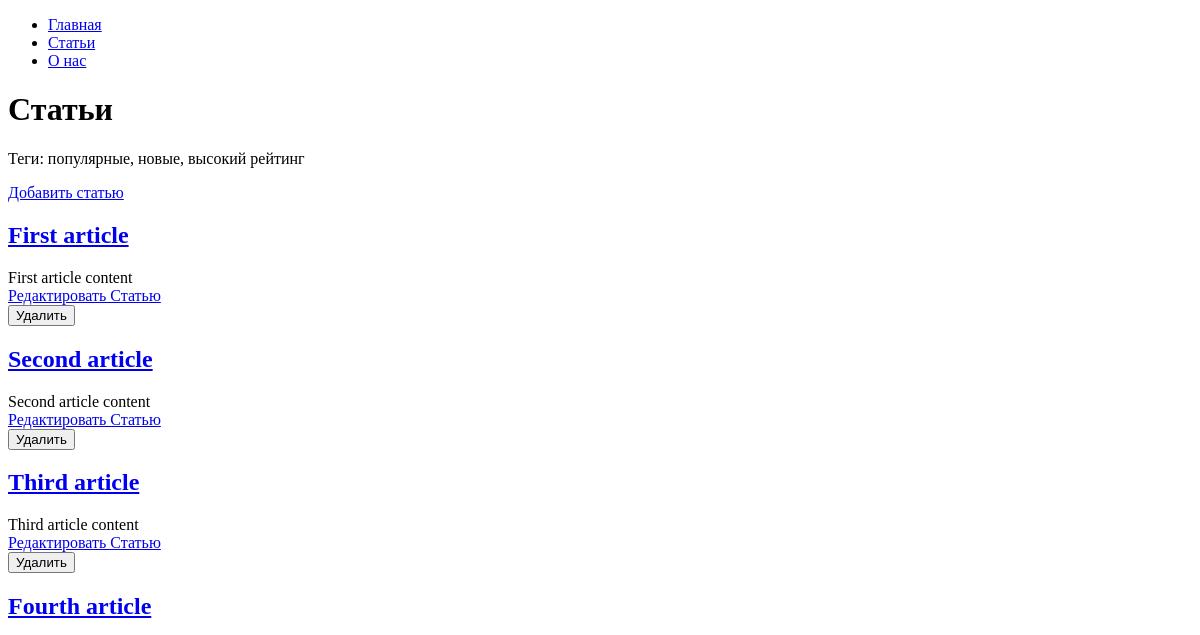
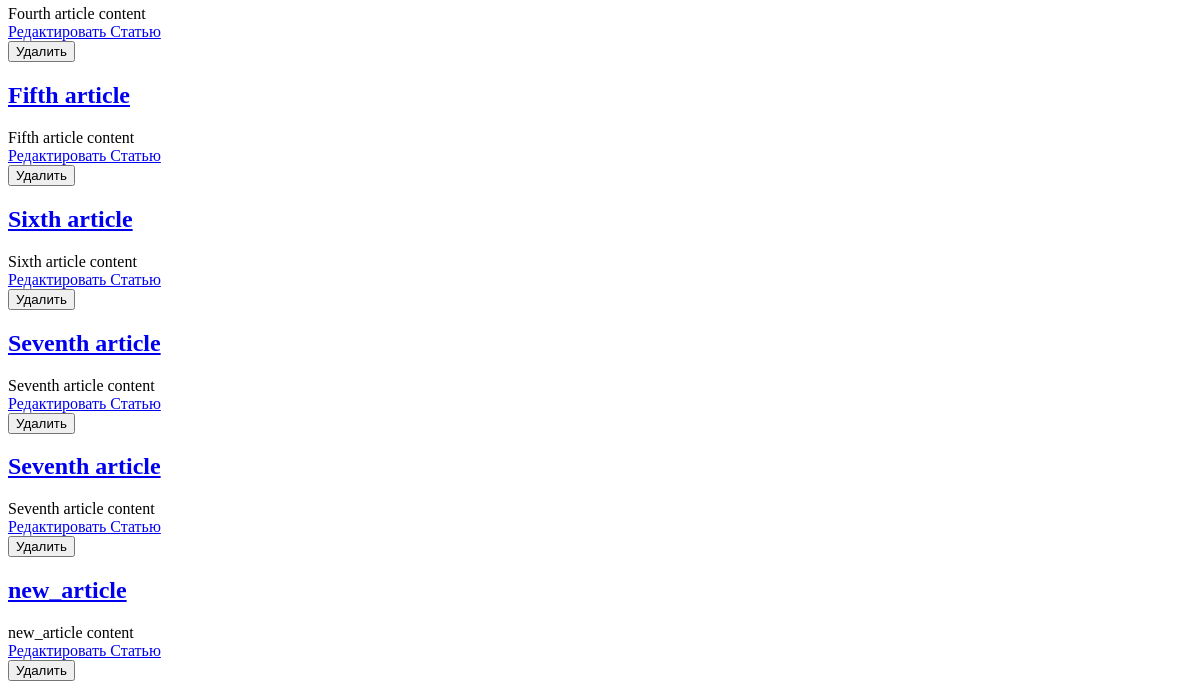
/articles/, run on an earlier commit of the app's database (2 pictures, top to bottom).
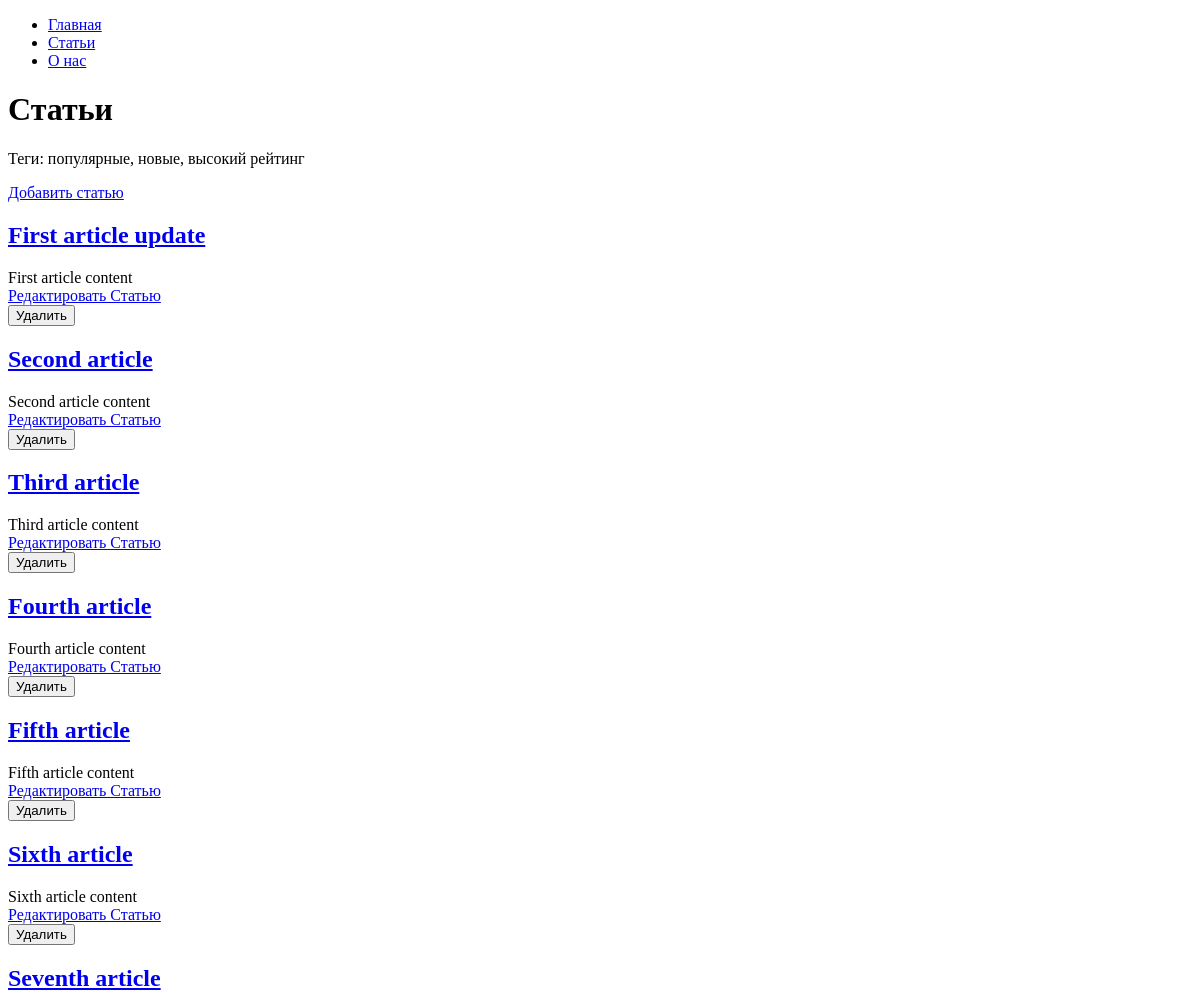
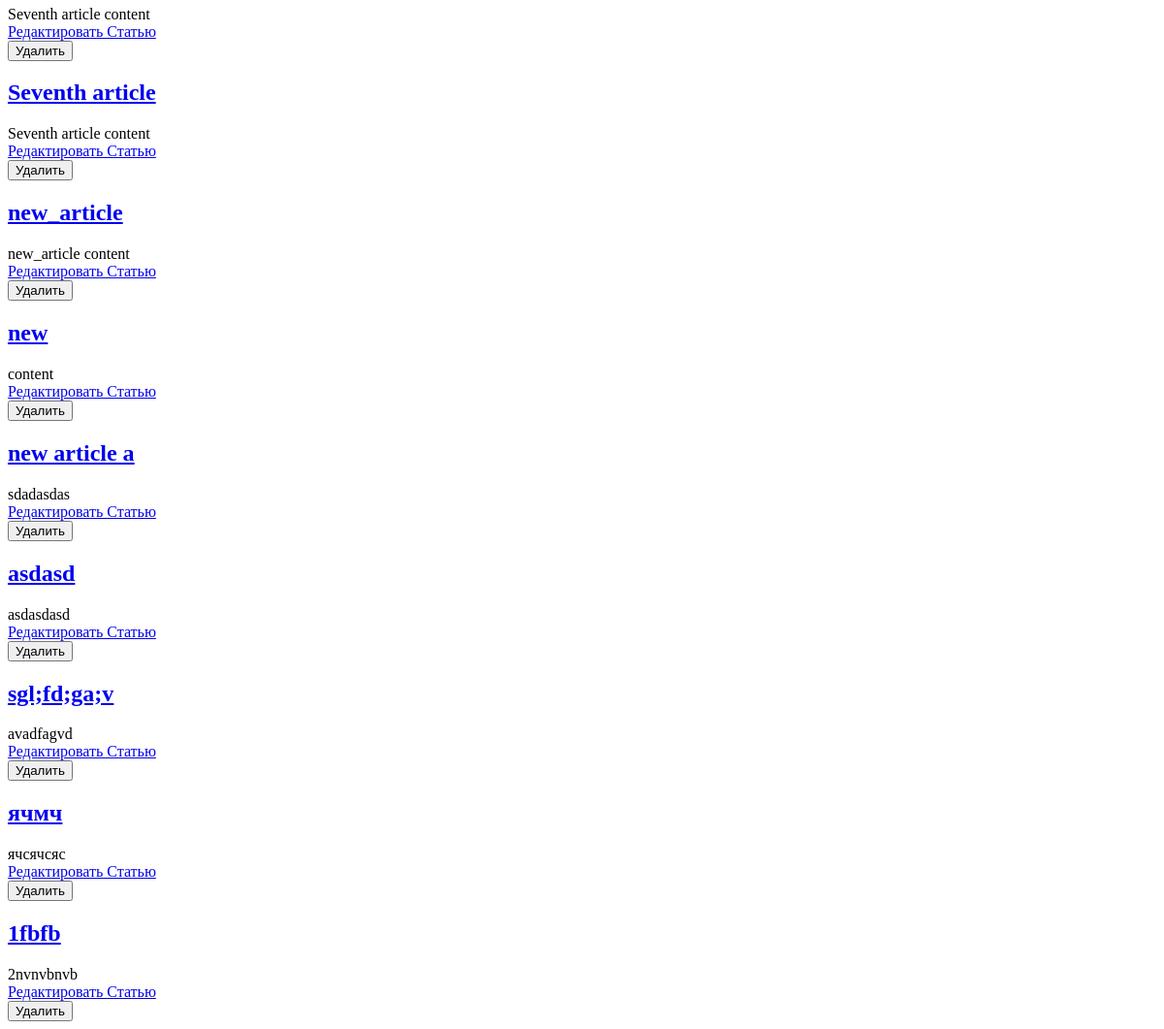
And on a later commit of the database (2 pictures, top to bottom).
### django_blog/article/models.py (models this page shows, shortened)
class Article(models.Model):
    name = models.CharField(max_length=200)
    body = models.TextField()
    created_at = models.DateTimeField(auto_now_add=True)
    updated_at = models.DateTimeField(auto_now=True)

### django_blog/article/views.py (the view)
# urls.py: path("", IndexView.as_view(), name="article"),
class IndexView(View):
    def get(self,request):
        tags = ['популярные', 'новые', 'высокий рейтинг']
        articles = Article.objects.all()
        return render(request, 'articles/index.html', context={'tags': tags, 'articles': articles})

### django_blog/article/templates/articles/index.html (shortened to what this page needs)
{% extends "base.html" %}
{% block content %}
<h1>Статьи</h1>
<p>Теги: {{ tags|join:', ' }}</p>
<div><a href="{% url 'add_article' %}">Добавить статью</a></div>
{% for article in articles %}
    <div>
        <h2><a href="{% url 'article_view' article.id %}">{{ article.name }}</a></h2>
        <div>{{ article.body }} </div>
        <div><a href="{% url 'articles_update' id=article.pk %}">Редактировать Статью</a></div>
         <form action="{% url 'articles_delete' article.id %}" method="post" onsubmit="return confirm('Вы точно хотите удалить статью?');">
             <input type="submit" value="Удалить">
         </form>
    </div>
{% endfor %}
{% endblock %}

What changed in the data, as far as the page shows it:
changed Article "First article content": name "First article" → "First article update"
added Article: name "new", body "content"
added Article: name "new article a", body "sdadasdas"
added Article: name "asdasd", body "asdasdasd"
added Article: name "sgl;fd;ga;v", body "avadfagvd"
added Article: name "ячмч", body "ячсячсяс"
added Article: name "1fbfb", body "2nvnvbnvb"
